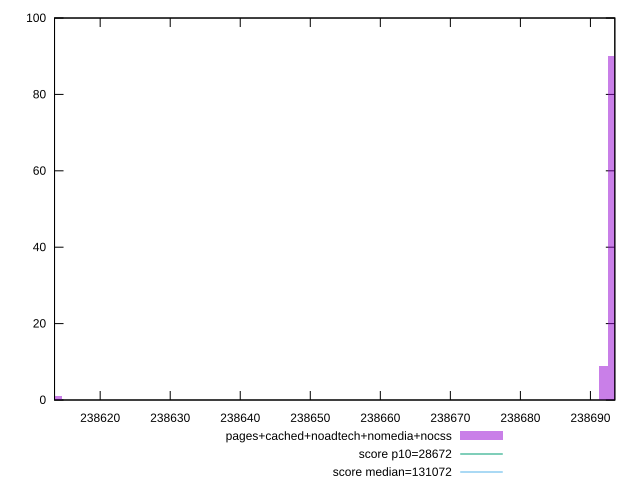

gnuplot code for this plot:
reset

$pagesCachedNoadtechNomediaNocss <<EOF
238613.8520028849 1
238693.19182078325 90
238691.89116803082 9
EOF

set key outside below
set boxwidth 1.3006527524318228
set xrange [238613.48333333334:238693.48333333334]
set yrange [0:100]
set trange [0:100]
set style fill transparent solid 0.5 noborder

set parametric
set terminal svg size 640, 490 enhanced background rgb 'white'
set output "report_00018_2021-02-10T15-25-16.877Z/uses-long-cache-ttl/comparison/histogram/4_vs_5.svg"

plot $pagesCachedNoadtechNomediaNocss title "pages+cached+noadtech+nomedia+nocss" with boxes, \
     28672,t title "score p10=28672", \
     131072,t title "score median=131072"

reset
